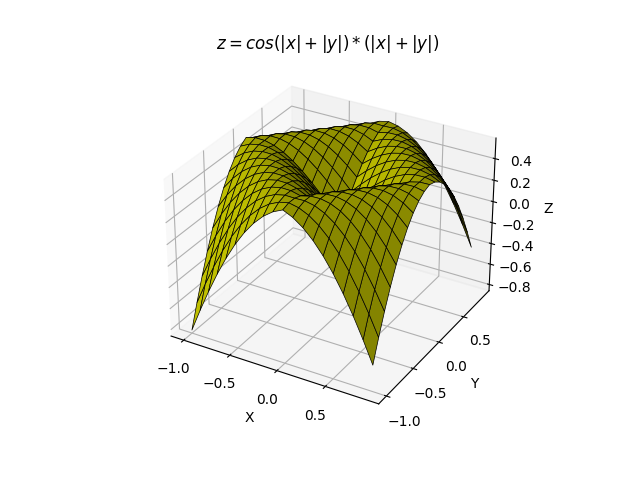

This figure's Python source:
import matplotlib.pyplot as plt
import numpy as np

fig = plt.figure()
ax = fig.add_subplot(111, projection='3d')

x = np.arange(-1, 1, 0.1)
y = np.arange(-1, 1, 0.1)
x, y = np.meshgrid(x, y)
z = (np.cos(np.abs(x) + np.abs(y)))*(np.abs(x) + np.abs(y))

ax.plot_surface(x, y, z, color = 'y', linewidth = 0.5, edgecolor = 'k')# Si pongo el linewidth = 0 el ancho de las lineas se hace mas delgado.
ax.set_title('$z = cos(|x| + |y|)*(|x| + |y|)$')
ax.set_xlabel('X')
ax.set_ylabel('Y')
ax.set_zlabel('Z')

plt.show()
